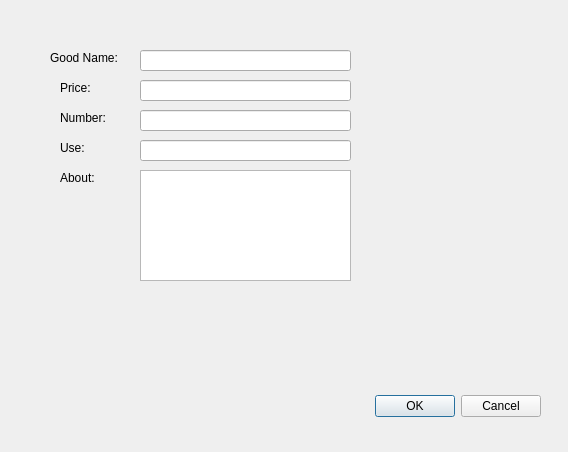
<?xml version="1.0" encoding="UTF-8"?>
<ui version="4.0">
 <class>addSupermarket</class>
 <widget class="QDialog" name="addSupermarket">
  <property name="geometry">
   <rect>
    <x>0</x>
    <y>0</y>
    <width>568</width>
    <height>452</height>
   </rect>
  </property>
  <property name="windowTitle">
   <string>Dialog</string>
  </property>
  <widget class="QDialogButtonBox" name="buttonBox">
   <property name="geometry">
    <rect>
     <x>200</x>
     <y>390</y>
     <width>341</width>
     <height>32</height>
    </rect>
   </property>
   <property name="orientation">
    <enum>Qt::Horizontal</enum>
   </property>
   <property name="standardButtons">
    <set>QDialogButtonBox::Cancel|QDialogButtonBox::Ok</set>
   </property>
  </widget>
  <widget class="QLabel" name="label">
   <property name="geometry">
    <rect>
     <x>50</x>
     <y>50</y>
     <width>91</width>
     <height>16</height>
    </rect>
   </property>
   <property name="text">
    <string>Good Name:</string>
   </property>
  </widget>
  <widget class="QLabel" name="label_2">
   <property name="geometry">
    <rect>
     <x>60</x>
     <y>80</y>
     <width>58</width>
     <height>16</height>
    </rect>
   </property>
   <property name="text">
    <string>Price:</string>
   </property>
  </widget>
  <widget class="QLabel" name="label_3">
   <property name="geometry">
    <rect>
     <x>60</x>
     <y>110</y>
     <width>58</width>
     <height>16</height>
    </rect>
   </property>
   <property name="text">
    <string>Number:</string>
   </property>
  </widget>
  <widget class="QLabel" name="label_4">
   <property name="geometry">
    <rect>
     <x>60</x>
     <y>140</y>
     <width>58</width>
     <height>16</height>
    </rect>
   </property>
   <property name="text">
    <string>Use:</string>
   </property>
  </widget>
  <widget class="QLabel" name="label_5">
   <property name="geometry">
    <rect>
     <x>60</x>
     <y>170</y>
     <width>58</width>
     <height>16</height>
    </rect>
   </property>
   <property name="text">
    <string>About:</string>
   </property>
  </widget>
  <widget class="QLineEdit" name="lineEdit">
   <property name="geometry">
    <rect>
     <x>140</x>
     <y>50</y>
     <width>211</width>
     <height>21</height>
    </rect>
   </property>
  </widget>
  <widget class="QLineEdit" name="lineEdit_2">
   <property name="geometry">
    <rect>
     <x>140</x>
     <y>80</y>
     <width>211</width>
     <height>21</height>
    </rect>
   </property>
  </widget>
  <widget class="QLineEdit" name="lineEdit_3">
   <property name="geometry">
    <rect>
     <x>140</x>
     <y>110</y>
     <width>211</width>
     <height>21</height>
    </rect>
   </property>
  </widget>
  <widget class="QLineEdit" name="lineEdit_4">
   <property name="geometry">
    <rect>
     <x>140</x>
     <y>140</y>
     <width>211</width>
     <height>21</height>
    </rect>
   </property>
  </widget>
  <widget class="QTextEdit" name="textEdit">
   <property name="geometry">
    <rect>
     <x>140</x>
     <y>170</y>
     <width>211</width>
     <height>111</height>
    </rect>
   </property>
  </widget>
 </widget>
 <resources/>
 <connections>
  <connection>
   <sender>buttonBox</sender>
   <signal>accepted()</signal>
   <receiver>addSupermarket</receiver>
   <slot>accept()</slot>
   <hints>
    <hint type="sourcelabel">
     <x>248</x>
     <y>254</y>
    </hint>
    <hint type="destinationlabel">
     <x>157</x>
     <y>274</y>
    </hint>
   </hints>
  </connection>
  <connection>
   <sender>buttonBox</sender>
   <signal>rejected()</signal>
   <receiver>addSupermarket</receiver>
   <slot>reject()</slot>
   <hints>
    <hint type="sourcelabel">
     <x>316</x>
     <y>260</y>
    </hint>
    <hint type="destinationlabel">
     <x>286</x>
     <y>274</y>
    </hint>
   </hints>
  </connection>
 </connections>
</ui>
